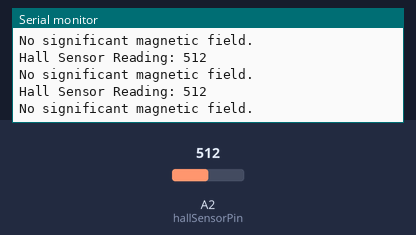
Bench run of a sketch on a simulated Arduino Uno, built with avr-gcc and run on an emulated ATmega328P. Shown: the last lines printed to the serial monitor. The inputs (shaded band) are chosen by the test bench; at power-on: A2 (hallSensorPin) = 512.

Above: at 1.3 s.
1.4 s: A2 (hallSensorPin) set to 524
At 1.82 s:
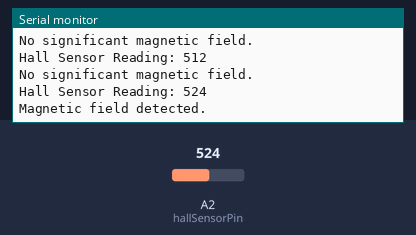
3.5 s: A2 (hallSensorPin) set to 511
At 3.82 s:
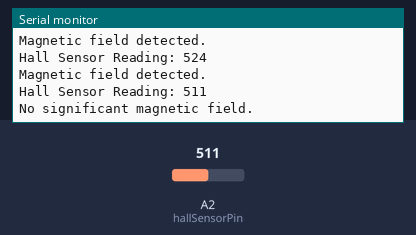
Timing chart, 0 to 6.5 s (numbered marks = the images above; inputs shaded):
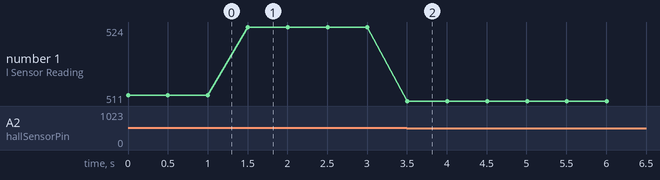

The sketch:

hall_effect_sensor.ino
```cpp
// Define the Hall Effect sensor pin
int hallSensorPin = A2; // Pin where Hall Effect sensor is connected
int sensorValue = 0;    // Variable to store the sensor reading

void setup() {
  // Start serial communication at 9600 baud
  Serial.begin(9600);

  // Initialize the sensor pin as an input
  pinMode(hallSensorPin, INPUT);
}

void loop() {
  // Read the value from the Hall Effect sensor
  sensorValue = analogRead(hallSensorPin);

  // Print the sensor reading to the Serial Monitor
  Serial.print("Hall Sensor Reading: ");
  Serial.println(sensorValue);

  // Print additional messages based on the sensor reading
  if (sensorValue > 512) {
    Serial.println("Magnetic field detected.");
  } else {
    Serial.println("No significant magnetic field.");
  }

  // Wait for a short period before the next reading
  delay(500);  // Delay in milliseconds
}
```

Measured:
- the behaviour switches between 512 and 513 on A2 (hallSensorPin) (found by bisection; images 0 and 1)
- after the input at 1.4 s, the serial monitor: prints a new line after 0.10 s (image 1)
- after the input at 3.5 s, the serial monitor: prints a new line at once (image 2)
- plotted number 1: 512 → 524 after the input at 1.4 s, 524 → 511 after the input at 3.5 s
